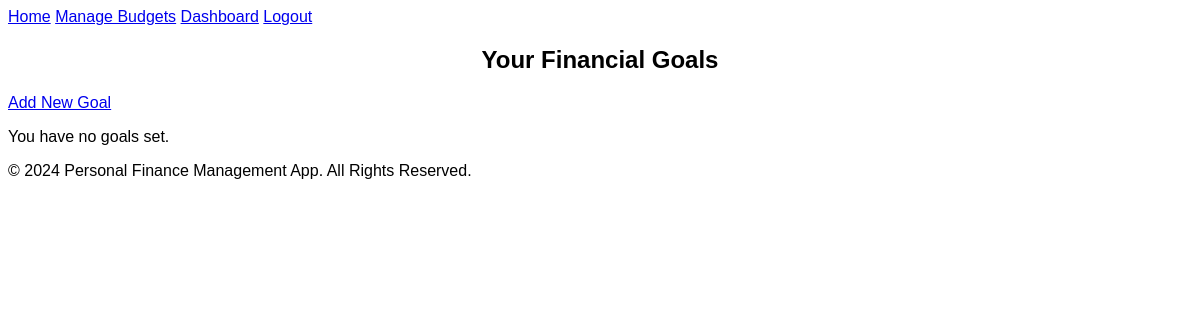
Page /goals (signed in) on the earlier database version.
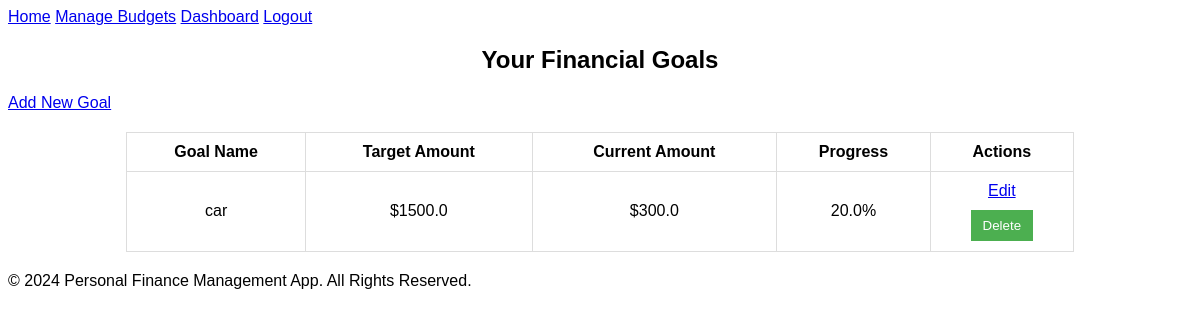
Same page on the later database version.
### tables this page shows
CREATE TABLE Goals (
  id INTEGER PRIMARY KEY AUTOINCREMENT,
  user_id INTEGER NOT NULL,
  goal_name TEXT,
  target_amount REAL,
  current_amount REAL DEFAULT 0,
  FOREIGN KEY (user_id) REFERENCES Users(id)
);

### app.py (the view)
@app.route('/goals')
def view_goals():
  if 'user_id' not in session:
    return redirect(url_for('login'))
  conn = get_db_connection()
  cursor = conn.cursor()
  cursor.execute("SELECT * FROM Goals WHERE user_id = ?", (session['user_id'],))
  goals = cursor.fetchall()
  conn.close()
  return render_template('goals.html', goals=goals)

### app.py (called while the page is built)
def get_db_connection():
  conn = sqlite3.connect('database.db')
  conn.row_factory = sqlite3.Row
  return conn

### templates/goals.html (shortened to what this page needs)
{% extends 'base.html' %}
{% block content %}
  <h2>Your Financial Goals</h2>
  <a href="{{ url_for('add_goal') }}">Add New Goal</a>
  {% if goals %}
    <table>
      <thead>
        <tr>
          <th>Goal Name</th>
          <th>Target Amount</th>
          <th>Current Amount</th>
          <th>Progress</th>
          <th>Actions</th>
        </tr>
      </thead>
      <tbody>
        {% for goal in goals %}
          <tr>
            <td>{{ goal['goal_name'] }}</td>
            <td>${{ goal['target_amount'] }}</td>
            <td>${{ goal['current_amount'] }}</td>
            <td>{{ (goal['current_amount'] / goal['target_amount'] * 100) | round(2)}}%</td>
            <td>
              <a href="{{ url_for('edit_goal', goal_id=goal['id'])}}">Edit</a>
              <form action="{{ url_for('delete_goal', goal_id=goal['id']) }}" method="POST" >
                <button type="submit" onclick="return confirm('Are you sure you want to delete this goal?')">Delete</button>
              </form>
            </td>
          </tr>
        {% endfor %}
      </tbody>
    </table>
  {% else %}
    <p>You have no goals set.</p>
  {% endif %}
{% endblock %}

Differences in the rows shown:
added Goals: goal_name "car", target_amount "1500.0", current_amount "300.0", current_amount+target_amount "20.0"
Other differences:
text no longer shown: "You have no goals set."
text now shown: "Goal Name Target Amount Current Amount Progress Actions"
